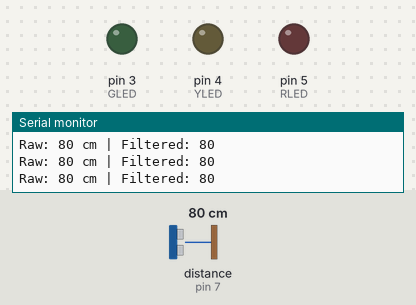
Bench run of a sketch on a simulated Arduino Uno, built with avr-gcc and run on an emulated ATmega328P. On the bench: output pins drawn as LEDs (lit = HIGH), the last lines printed to the serial monitor. Wiring (inferred from the names in the program): ultrasonic range finder: trigger pin 7; echo pin 7. Dashed ring = blinking. Inputs (shaded band) come from the test bench; at power-on: distance to the obstacle (sensor on pin 7) 80 cm. The echo pulse lasts 58.3 µs per cm.

Above: at 1.2 s.
1.3 s: distance to the obstacle (sensor on pin 7) set to 147 cm
4.3 s: distance to the obstacle (sensor on pin 7) set to 156 cm
At 5.4 s:
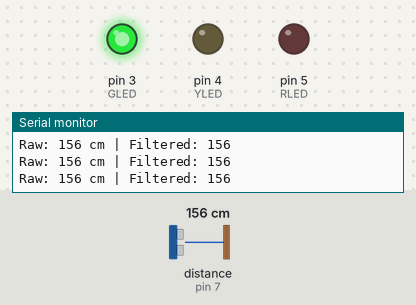
6.2 s: distance to the obstacle (sensor on pin 7) set to 60 cm
At 7.1 s:
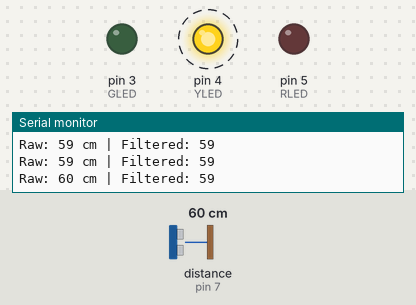
9.2 s: distance to the obstacle (sensor on pin 7) set to 250 cm
At 10.0 s:
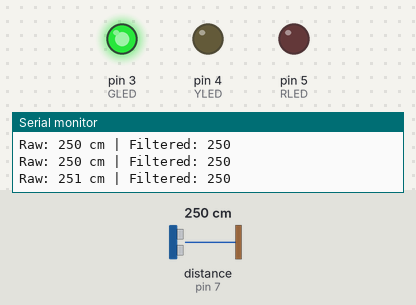
Timing chart, 0 to 12.2 s (numbered marks = the images above; inputs shaded):
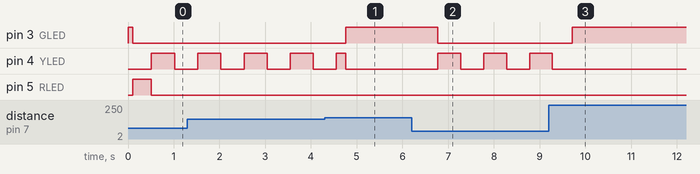

The sketch:

MintaZH_A_Megoldas.ino
```cpp
/*
 * MINTA ZH FELADAT - "A" CSOPORT
 * Téma: Állapotgép vezérlés Medián szűrővel + HC-SR04 Szenzor
 *
 * ================================================================
 * TINKERCAD BEKÖTÉS (Hardware Setup):
 * ================================================================
 * 1. SZENZOR: HC-SR04 Ultrahangos Távolságmérő
 *    - VCC  --> 5V
 *    - GND  --> GND
 *    - TRIG --> D9  (Digital Pin 9)
 *    - ECHO --> D10 (Digital Pin 10)
 *
 * 2. LEDEK (Kimenetek - 220 Ohm előtét ellenállással):
 *    - Zöld LED (GLED) anód  --> D3
 *    - Sárga LED (YLED) anód --> D4
 *    - Piros LED (RLED) anód --> D5
 *    - Minden LED katódja    --> GND
 * ================================================================
 *
 * FELADAT LEÍRÁSA:
 * Készítsen egy Arduino programot, amely a HC-SR04 szenzorral távolságot mér
 * és az érték alapján állapotokat vált. Mivel a szenzor zajos lehet,
 * a mért adatokat szűrni kell MEDIÁN szűrővel.
 *
 * KÖVETELMÉNYEK:
 * 1. Bemenet:
 *    - Használja a 'pulseIn()' függvényt a távolság mérésére (lásd órai anyag).
 *
 * 2. Szűrés (KÖTELEZŐ):
 *    - Tárolja az utolsó 10 mérést egy tömbben.
 *    - Rendezze sorba az adatokat (buborékrendezés).
 *    - A döntéshozatalhoz a MEDIÁN (középső) értéket használja.
 *
 * 3. Állapotgép (KÖTELEZŐ):
 *    - NORMAL (Zöld LED): Távolság > 150 cm.
 *    - WARNING (Sárga LED): Távolság 50 és 150 cm között.
 *      (Sárga LED villog: 500ms).
 *    - DANGER (Piros LED): Távolság < 50 cm. (Piros LED világít).
 *
 * 4. Időzítés:
 *    - Tilos a delay() használata a loop()-on belül!
 */

// --- MEGOLDÁS ---

// C++ code
#define GLED 3
#define YLED 4
#define RLED 5

#define TRIG_PIN 7
#define ECHO_PIN 7

// Szűrő paraméterek
#define BUFFER_SIZE 10
int buffer[BUFFER_SIZE];
int bufferCopy[BUFFER_SIZE];

int inches = 0;
int cm = 0;

// 1. IDŐZÍTŐ LOGIKA
struct Timer_s{
  unsigned long prevTime;
  int deltaTime;
};

Timer_s BlinkTimer = { .prevTime = 0, .deltaTime = 500 };
Timer_s MeasureTimer = { .prevTime = 0, .deltaTime = 100 }; // 100ms mérés

unsigned char CheckTimer(struct Timer_s *timer) {
  unsigned long actTime = millis();
  if(actTime - timer->prevTime > timer->deltaTime) {
    timer->prevTime = actTime;
    return 1;
  }
  return 0;
}


// 2. ÁLLAPOTOK
typedef enum {
  ST_NORMAL,
  ST_WARNING,
  ST_DANGER
} State_e;

State_e State = ST_NORMAL;


// Új adat hozzáadása a tömbhöz (csúszóablak elv - "FIFO szerű")
// A legrégebbi elem kiesik, az újak hátrébb csúsznak
void addSimple(int data) {
  for(byte i = 0; i < BUFFER_SIZE-1; i++) {
    buffer[i] = buffer[i+1];
  }
  buffer[BUFFER_SIZE-1] = data;
}

// Buborékrendezés (Bubble Sort) a mediánhoz
// Fontos: Mindig a másolaton dolgozunk, hogy az időrendiség megmaradjon az eredetiben!
void rendez() {
  // 1. Másolat készítése
  for(int j = 0; j < BUFFER_SIZE; j++) {
    bufferCopy[j] = buffer[j];
  }

  // 2. Rendezés (Növekvő sorrend)
  int tmp;
  for(int i = 0; i < BUFFER_SIZE; i++) {
    for(int j = i; j < BUFFER_SIZE; j++) {
      if(bufferCopy[i] > bufferCopy[j]) {
        tmp = bufferCopy[i];
        bufferCopy[i] = bufferCopy[j];
        bufferCopy[j] = tmp;
      }
    }
  }
}

// Medián lekérése (Rendezés után! - Medián szűrőhöz)
int getMedian() {
  // A rendezett tömb középső eleme
  return bufferCopy[BUFFER_SIZE/2];
}


long readUltrasonicDistance(int triggerPin, int echoPin)
{
  pinMode(triggerPin, OUTPUT);  // Clear the trigger
  digitalWrite(triggerPin, LOW);
  delayMicroseconds(2);
  // Sets the trigger pin to HIGH state for 10 microseconds
  digitalWrite(triggerPin, HIGH);
  delayMicroseconds(10);
  digitalWrite(triggerPin, LOW);
  pinMode(echoPin, INPUT);
  // Reads the echo pin, and returns the sound wave travel time in microseconds
  return pulseIn(echoPin, HIGH);
}

void setup()
{
  pinMode(GLED, OUTPUT);
  pinMode(YLED, OUTPUT);
  pinMode(RLED, OUTPUT);

  Serial.begin(9600);

  digitalWrite(GLED, HIGH);
}

void loop()
{
  if(CheckTimer(&MeasureTimer)) {
    // Mérés és Szűrés
    cm = 0.01723 * readUltrasonicDistance(7, 7);

    addSimple(cm);
    rendez();
    int filteredValue = getMedian();

    Serial.print("Raw: "); Serial.print(cm);
    Serial.print(" cm | Filtered: "); Serial.println(filteredValue);

    // Állapotváltás (cm alapján)
    if (filteredValue > 150) {
      if(State != ST_NORMAL) {
        State = ST_NORMAL;
        digitalWrite(GLED, HIGH);
        digitalWrite(YLED, LOW);
        digitalWrite(RLED, LOW);
      }
    }
    else if (filteredValue >= 50 && filteredValue <= 150) {
      if(State != ST_WARNING) {
        State = ST_WARNING;
        digitalWrite(GLED, LOW);
        digitalWrite(RLED, LOW);
      }
    }
    else { // < 50 cm
       if(State != ST_DANGER) {
        State = ST_DANGER;
        digitalWrite(GLED, LOW);
        digitalWrite(YLED, LOW);
        digitalWrite(RLED, HIGH);
       }
    }
  }


  // Állapot viselkedés
  switch (State) {
    case ST_NORMAL: break;
    case ST_WARNING:
      if(CheckTimer(&BlinkTimer)) {
        digitalWrite(YLED, 1 - digitalRead(YLED));
      }
      break;
    case ST_DANGER: break;
  }
}
```

Measured:
- the behaviour switches between 150 and 151 cm on distance to the obstacle (sensor on pin 7) (found by bisection; images 0 and 1)
- after the input at 4.3 s, pin 3 (GLED): LOW → HIGH after 0.46 s
- after the input at 6.2 s, pin 3 (GLED): HIGH → LOW after 0.58 s; pin 4 (YLED): alternates HIGH for 0.50 s and LOW for 0.50 s, starting after 0.58 s
- after the input at 9.2 s, pin 3 (GLED): LOW → HIGH after 0.52 s; pin 4 (YLED): goes on until 9.3 s, then stays LOW
- by itself, pin 4 (YLED): alternates HIGH for 0.51 s and LOW for 0.51 s
